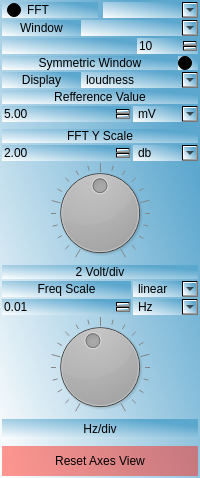
        <widget class="QFrame" name="fft_panel_frame">
         <property name="enabled">
          <bool>true</bool>
         </property>
         <property name="sizePolicy">
          <sizepolicy hsizetype="Preferred" vsizetype="Preferred">
           <horstretch>0</horstretch>
           <verstretch>0</verstretch>
          </sizepolicy>
         </property>
         <property name="minimumSize">
          <size>
           <width>0</width>
           <height>0</height>
          </size>
         </property>
         <property name="visible">
          <bool>true</bool>
         </property>
         <property name="styleSheet">
          <string notr="true">background-color:qlineargradient(spread:pad, x1:0.969955, y1:0.159, x2:0, y2:1, stop:0.0945274 rgba(92, 167, 206, 255), stop:1 rgba(255, 255, 255, 255));border:0px;</string>
         </property>
         <property name="frameShape">
          <enum>QFrame::Panel</enum>
         </property>
         <property name="frameShadow">
          <enum>QFrame::Raised</enum>
         </property>
         <property name="lineWidth">
          <number>1</number>
         </property>
         <property name="midLineWidth">
          <number>1</number>
         </property>
         <layout class="QVBoxLayout" name="verticalLayout_4" stretch="0">
          <property name="spacing">
           <number>0</number>
          </property>
          <property name="sizeConstraint">
           <enum>QLayout::SetMinimumSize</enum>
          </property>
          <property name="leftMargin">
           <number>0</number>
          </property>
          <property name="topMargin">
           <number>1</number>
          </property>
          <property name="rightMargin">
           <number>1</number>
          </property>
          <property name="bottomMargin">
           <number>1</number>
          </property>
          <item>
           <layout class="QHBoxLayout" name="horizontalLayout_15">
            <property name="spacing">
             <number>2</number>
            </property>
            <item>
             <layout class="QVBoxLayout" name="verticalLayout_3">
              <property name="spacing">
               <number>2</number>
              </property>
              <property name="leftMargin">
               <number>2</number>
              </property>
              <property name="topMargin">
               <number>1</number>
              </property>
              <property name="rightMargin">
               <number>1</number>
              </property>
              <property name="bottomMargin">
               <number>1</number>
              </property>
              <item>
               <layout class="QHBoxLayout" name="horizontalLayout">
                <property name="spacing">
                 <number>5</number>
                </property>
                <item>
                 <widget class="QRadioButton" name="fft_ch_enable">
                  <property name="sizePolicy">
                   <sizepolicy hsizetype="Preferred" vsizetype="Fixed">
                    <horstretch>0</horstretch>
                    <verstretch>0</verstretch>
                   </sizepolicy>
                  </property>
                  <property name="minimumSize">
                   <size>
                    <width>44</width>
                    <height>10</height>
                   </size>
                  </property>
                  <property name="maximumSize">
                   <size>
                    <width>16777215</width>
                    <height>17</height>
                   </size>
                  </property>
                  <property name="styleSheet">
                   <string notr="true">padding-left:5px</string>
                  </property>
                  <property name="text">
                   <string>FFT</string>
                  </property>
                  <property name="autoExclusive">
                   <bool>false</bool>
                  </property>
                 </widget>
                </item>
                <item>
                 <widget class="QComboBox" name="fft_ch_select">
                  <property name="minimumSize">
                   <size>
                    <width>0</width>
                    <height>10</height>
                   </size>
                  </property>
                 </widget>
                </item>
               </layout>
              </item>
              <item>
               <layout class="QHBoxLayout" name="horizontalLayout_08">
                <property name="spacing">
                 <number>0</number>
                </property>
                <item>
                 <widget class="QLabel" name="label_2">
                  <property name="sizePolicy">
                   <sizepolicy hsizetype="Minimum" vsizetype="Preferred">
                    <horstretch>0</horstretch>
                    <verstretch>0</verstretch>
                   </sizepolicy>
                  </property>
                  <property name="minimumSize">
                   <size>
                    <width>49</width>
                    <height>0</height>
                   </size>
                  </property>
                  <property name="text">
                   <string>Window</string>
                  </property>
                  <property name="alignment">
                   <set>Qt::AlignCenter</set>
                  </property>
                 </widget>
                </item>
                <item>
                 <widget class="QComboBox" name="window_type_combo">
                  <property name="sizePolicy">
                   <sizepolicy hsizetype="Maximum" vsizetype="Fixed">
                    <horstretch>0</horstretch>
                    <verstretch>0</verstretch>
                   </sizepolicy>
                  </property>
                  <property name="minimumSize">
                   <size>
                    <width>117</width>
                    <height>0</height>
                   </size>
                  </property>
                  <property name="currentIndex">
                   <number>-1</number>
                  </property>
                 </widget>
                </item>
               </layout>
              </item>
              <item>
               <layout class="QHBoxLayout" name="window_params_layout">
                <property name="spacing">
                 <number>0</number>
                </property>
                <item>
                 <widget class="QLabel" name="window_params_label">
                  <property name="sizePolicy">
                   <sizepolicy hsizetype="Minimum" vsizetype="Preferred">
                    <horstretch>0</horstretch>
                    <verstretch>0</verstretch>
                   </sizepolicy>
                  </property>
                  <property name="minimumSize">
                   <size>
                    <width>0</width>
                    <height>0</height>
                   </size>
                  </property>
                  <property name="visible">
                   <bool>true</bool>
                  </property>
                  <property name="text">
                   <string/>
                  </property>
                  <property name="alignment">
                   <set>Qt::AlignCenter</set>
                  </property>
                 </widget>
                </item>
                <item>
                 <widget class="window_param_spin" name="window_params_spin">
                  <property name="sizePolicy">
                   <sizepolicy hsizetype="Maximum" vsizetype="Fixed">
                    <horstretch>0</horstretch>
                    <verstretch>0</verstretch>
                   </sizepolicy>
                  </property>
                  <property name="minimumSize">
                   <size>
                    <width>0</width>
                    <height>0</height>
                   </size>
                  </property>
                  <property name="visible">
                   <bool>true</bool>
                  </property>
                  <property name="maximum">
                   <number>1000000</number>
                  </property>
                  <property name="value">
                   <number>10</number>
                  </property>
                 </widget>
                </item>
               </layout>
              </item>
              <item>
               <layout class="QHBoxLayout" name="horizontalLayout_008">
                <property name="spacing">
                 <number>0</number>
                </property>
                <item>
                 <widget class="QLabel" name="Window_symetric_lab">
                  <property name="sizePolicy">
                   <sizepolicy hsizetype="Minimum" vsizetype="Preferred">
                    <horstretch>0</horstretch>
                    <verstretch>0</verstretch>
                   </sizepolicy>
                  </property>
                  <property name="minimumSize">
                   <size>
                    <width>95</width>
                    <height>0</height>
                   </size>
                  </property>
                  <property name="visible">
                   <bool>true</bool>
                  </property>
                  <property name="text">
                   <string>Symmetric Window</string>
                  </property>
                  <property name="alignment">
                   <set>Qt::AlignCenter</set>
                  </property>
                 </widget>
                </item>
                <item>
                 <widget class="QRadioButton" name="Window_symetric_Radio">
                  <property name="sizePolicy">
                   <sizepolicy hsizetype="Maximum" vsizetype="Fixed">
                    <horstretch>0</horstretch>
                    <verstretch>0</verstretch>
                   </sizepolicy>
                  </property>
                  <property name="minimumSize">
                   <size>
                    <width>0</width>
                    <height>0</height>
                   </size>
                  </property>
                  <property name="visible">
                   <bool>true</bool>
                  </property>
                  <property name="maximum" stdset="0">
                   <number>1000000</number>
                  </property>
                  <property name="value" stdset="0">
                   <number>50</number>
                  </property>
                  <property name="currentIndex" stdset="0">
                   <number>-1</number>
                  </property>
                 </widget>
                </item>
               </layout>
              </item>
              <item>
               <layout class="QHBoxLayout" name="horizontalLayout_09">
                <property name="spacing">
                 <number>0</number>
                </property>
                <item>
                 <widget class="QLabel" name="label_3">
                  <property name="sizePolicy">
                   <sizepolicy hsizetype="Minimum" vsizetype="Preferred">
                    <horstretch>0</horstretch>
                    <verstretch>0</verstretch>
                   </sizepolicy>
                  </property>
                  <property name="minimumSize">
                   <size>
                    <width>0</width>
                    <height>0</height>
                   </size>
                  </property>
                  <property name="text">
                   <string>Display</string>
                  </property>
                  <property name="alignment">
                   <set>Qt::AlignCenter</set>
                  </property>
                 </widget>
                </item>
                <item>
                 <widget class="QComboBox" name="display_type_combo">
                  <property name="sizePolicy">
                   <sizepolicy hsizetype="Maximum" vsizetype="Fixed">
                    <horstretch>0</horstretch>
                    <verstretch>0</verstretch>
                   </sizepolicy>
                  </property>
                  <property name="minimumSize">
                   <size>
                    <width>117</width>
                    <height>0</height>
                   </size>
                  </property>
                  <property name="currentIndex">
                   <number>1</number>
                  </property>
                  <item>
                   <property name="text">
                    <string>Amplitude</string>
                   </property>
                  </item>
                  <item>
                   <property name="text">
                    <string>loudness</string>
                   </property>
                  </item>
                 </widget>
                </item>
               </layout>
              </item>
              <item>
               <layout class="QVBoxLayout" name="verticalLayout_11">
                <property name="spacing">
                 <number>2</number>
                </property>
                <item>
                 <widget class="QLabel" name="label">
                  <property name="text">
                   <string>Refference Value</string>
                  </property>
                  <property name="alignment">
                   <set>Qt::AlignCenter</set>
                  </property>
                 </widget>
                </item>
                <item>
                 <layout class="QHBoxLayout" name="horizontalLayout_6">
                  <item>
                   <widget class="fft_refference_select_spin" name="fft_refference_select_spin">
                    <property name="minimumSize">
                     <size>
                      <width>87</width>
                      <height>0</height>
                     </size>
                    </property>
                    <property name="maximumSize">
                     <size>
                      <width>16777212</width>
                      <height>16777215</height>
                     </size>
                    </property>
                    <property name="tabletTracking">
                     <bool>false</bool>
                    </property>
                    <property name="keyboardTracking">
                     <bool>false</bool>
                    </property>
                    <property name="maximum">
                     <double>1000.000000000000000</double>
                    </property>
                    <property name="singleStep">
                     <double>0.100000000000000</double>
                    </property>
                    <property name="value">
                     <double>5.000000000000000</double>
                    </property>
                   </widget>
                  </item>
                  <item>
                   <widget class="QComboBox" name="fft_refference_select_unit">
                    <property name="sizePolicy">
                     <sizepolicy hsizetype="Minimum" vsizetype="Fixed">
                      <horstretch>0</horstretch>
                      <verstretch>0</verstretch>
                     </sizepolicy>
                    </property>
                    <property name="minimumSize">
                     <size>
                      <width>55</width>
                      <height>0</height>
                     </size>
                    </property>
                    <property name="maximumSize">
                     <size>
                      <width>65</width>
                      <height>16777215</height>
                     </size>
                    </property>
                    <property name="currentIndex">
                     <number>0</number>
                    </property>
                    <item>
                     <property name="text">
                      <string>mV</string>
                     </property>
                    </item>
                    <item>
                     <property name="text">
                      <string>V</string>
                     </property>
                    </item>
                   </widget>
                  </item>
                 </layout>
                </item>
                <item>
                 <spacer name="verticalSpacer01">
                  <property name="orientation">
                   <enum>Qt::Vertical</enum>
                  </property>
                  <property name="sizeType">
                   <enum>QSizePolicy::Minimum</enum>
                  </property>
                  <property name="sizeHint" stdset="0">
                   <size>
                    <width>20</width>
                    <height>5</height>
                   </size>
                  </property>
                 </spacer>
                </item>
                <item>
                 <widget class="QLabel" name="label_4">
                  <property name="text">
                   <string>FFT Y Scale</string>
                  </property>
                  <property name="alignment">
                   <set>Qt::AlignCenter</set>
                  </property>
                 </widget>
                </item>
                <item>
                 <layout class="QHBoxLayout" name="horizontalLayout_6">
                  <item>
                   <widget class="fft_ydiv_spin" name="fft_ydiv_spin">
                    <property name="minimumSize">
                     <size>
                      <width>87</width>
                      <height>0</height>
                     </size>
                    </property>
                    <property name="maximumSize">
                     <size>
                      <width>16777212</width>
                      <height>16777215</height>
                     </size>
                    </property>
                    <property name="tabletTracking">
                     <bool>false</bool>
                    </property>
                    <property name="keyboardTracking">
                     <bool>false</bool>
                    </property>
                    <property name="maximum">
                     <double>1000.000000000000000</double>
                    </property>
                    <property name="singleStep">
                     <double>0.100000000000000</double>
                    </property>
                    <property name="value">
                     <double>2.000000000000000</double>
                    </property>
                   </widget>
                  </item>
                  <item>
                   <widget class="QComboBox" name="fft_ydiv_unit">
                    <property name="sizePolicy">
                     <sizepolicy hsizetype="Minimum" vsizetype="Fixed">
                      <horstretch>0</horstretch>
                      <verstretch>0</verstretch>
                     </sizepolicy>
                    </property>
                    <property name="minimumSize">
                     <size>
                      <width>55</width>
                      <height>0</height>
                     </size>
                    </property>
                    <property name="maximumSize">
                     <size>
                      <width>65</width>
                      <height>16777215</height>
                     </size>
                    </property>
                    <property name="currentIndex">
                     <number>0</number>
                    </property>
                    <item>
                     <property name="text">
                      <string>db</string>
                     </property>
                    </item>
                   </widget>
                  </item>
                 </layout>
                </item>
                <item>
                 <widget class="QDial" name="fft_y_dial">
                  <property name="sizePolicy">
                   <sizepolicy hsizetype="Minimum" vsizetype="Fixed">
                    <horstretch>0</horstretch>
                    <verstretch>0</verstretch>
                   </sizepolicy>
                  </property>
                  <property name="minimumSize">
                   <size>
                    <width>0</width>
                    <height>0</height>
                   </size>
                  </property>
                  <property name="cursor">
                   <cursorShape>PointingHandCursor</cursorShape>
                  </property>
                  <property name="minimum">
                   <number>0</number>
                  </property>
                  <property name="maximum">
                   <number>20</number>
                  </property>
                  <property name="singleStep">
                   <number>1</number>
                  </property>
                  <property name="pageStep">
                   <number>5</number>
                  </property>
                  <property name="value">
                   <number>10</number>
                  </property>
                  <property name="sliderPosition">
                   <number>10</number>
                  </property>
                  <property name="orientation">
                   <enum>Qt::Horizontal</enum>
                  </property>
                  <property name="notchTarget">
                   <double>3.700000000000000</double>
                  </property>
                  <property name="notchesVisible">
                   <bool>true</bool>
                  </property>
                 </widget>
                </item>
                <item>
                 <widget class="QLabel" name="fft_ydisp">
                  <property name="text">
                   <string>2 Volt/div</string>
                  </property>
                  <property name="alignment">
                   <set>Qt::AlignCenter</set>
                  </property>
                 </widget>
                </item>
               </layout>
              </item>
              <item>
               <layout class="QVBoxLayout" name="verticalLayout_2">
                <property name="spacing">
                 <number>2</number>
                </property>
                <item>
                 <layout class="QHBoxLayout" name="horizontalLayout_70">
                  <item>
                   <widget class="QLabel" name="label_70">
                    <property name="minimumSize">
                     <size>
                      <width>87</width>
                      <height>0</height>
                     </size>
                    </property>
                    <property name="text">
                     <string>Freq Scale</string>
                    </property>
                    <property name="alignment">
                     <set>Qt::AlignCenter</set>
                    </property>
                    <property name="keyboardTracking" stdset="0">
                     <bool>false</bool>
                    </property>
                    <property name="minimum" stdset="0">
                     <double>1.000000000000000</double>
                    </property>
                    <property name="maximum" stdset="0">
                     <double>800.000000000000000</double>
                    </property>
                   </widget>
                  </item>
                  <item>
                   <widget class="QComboBox" name="frequency_scale">
                    <property name="sizePolicy">
                     <sizepolicy hsizetype="Minimum" vsizetype="Fixed">
                      <horstretch>0</horstretch>
                      <verstretch>0</verstretch>
                     </sizepolicy>
                    </property>
                    <property name="minimumSize">
                     <size>
                      <width>55</width>
                      <height>0</height>
                     </size>
                    </property>
                    <property name="maximumSize">
                     <size>
                      <width>65</width>
                      <height>16777215</height>
                     </size>
                    </property>
                    <item>
                     <property name="text">
                      <string>linear</string>
                     </property>
                    </item>
                    <item>
                     <property name="text">
                      <string>log</string>
                     </property>
                    </item>
                   </widget>
                  </item>
                 </layout>
                </item>
                <item>
                 <layout class="QHBoxLayout" name="horizontalLayout_7">
                  <item>
                   <widget class="freq_div_spin" name="freq_div_spin">
                    <property name="minimumSize">
                     <size>
                      <width>87</width>
                      <height>0</height>
                     </size>
                    </property>
                    <property name="keyboardTracking">
                     <bool>false</bool>
                    </property>
                    <property name="minimum">
                     <double>0.010000000000000</double>
                    </property>
                    <property name="maximum">
                     <double>10000.000000000000000</double>
                    </property>
                    <property name="singleStep">
                     <double>0.100000000000000</double>
                    </property>
                   </widget>
                  </item>
                  <item>
                   <widget class="QComboBox" name="freq_div_unit">
                    <property name="sizePolicy">
                     <sizepolicy hsizetype="Minimum" vsizetype="Fixed">
                      <horstretch>0</horstretch>
                      <verstretch>0</verstretch>
                     </sizepolicy>
                    </property>
                    <property name="minimumSize">
                     <size>
                      <width>55</width>
                      <height>0</height>
                     </size>
                    </property>
                    <property name="maximumSize">
                     <size>
                      <width>65</width>
                      <height>16777215</height>
                     </size>
                    </property>
                    <item>
                     <property name="text">
                      <string>Hz</string>
                     </property>
                    </item>
                    <item>
                     <property name="text">
                      <string>kHz</string>
                     </property>
                    </item>
                    <item>
                     <property name="text">
                      <string>MHz</string>
                     </property>
                    </item>
                   </widget>
                  </item>
                 </layout>
                </item>
                <item>
                 <widget class="QDial" name="freq_dial">
                  <property name="sizePolicy">
                   <sizepolicy hsizetype="Minimum" vsizetype="Minimum">
                    <horstretch>0</horstretch>
                    <verstretch>0</verstretch>
                   </sizepolicy>
                  </property>
                  <property name="minimumSize">
                   <size>
                    <width>20</width>
                    <height>0</height>
                   </size>
                  </property>
                  <property name="cursor">
                   <cursorShape>PointingHandCursor</cursorShape>
                  </property>
                  <property name="minimum">
                   <number>0</number>
                  </property>
                  <property name="maximum">
                   <number>20</number>
                  </property>
                  <property name="pageStep">
                   <number>5</number>
                  </property>
                  <property name="value">
                   <number>9</number>
                  </property>
                  <property name="notchesVisible">
                   <bool>true</bool>
                  </property>
                 </widget>
                </item>
                <item>
                 <widget class="QLabel" name="fft_freqdisp">
                  <property name="sizePolicy">
                   <sizepolicy hsizetype="Minimum" vsizetype="Fixed">
                    <horstretch>0</horstretch>
                    <verstretch>0</verstretch>
                   </sizepolicy>
                  </property>
                  <property name="minimumSize">
                   <size>
                    <width>0</width>
                    <height>20</height>
                   </size>
                  </property>
                  <property name="text">
                   <string>Hz/div</string>
                  </property>
                  <property name="alignment">
                   <set>Qt::AlignCenter</set>
                  </property>
                 </widget>
                </item>
                <item>
                 <layout class="QVBoxLayout" name="vertical_layout01">
                  <property name="spacing">
                   <number>0</number>
                  </property>
                 </layout>
                </item>
                <item>
                 <spacer name="verticalSpacer_4">
                  <property name="orientation">
                   <enum>Qt::Vertical</enum>
                  </property>
                  <property name="sizeType">
                   <enum>QSizePolicy::Fixed</enum>
                  </property>
                  <property name="sizeHint" stdset="0">
                   <size>
                    <width>20</width>
                    <height>5</height>
                   </size>
                  </property>
                 </spacer>
                </item>
                <item>
                 <widget class="QPushButton" name="reset_axes">
                  <property name="minimumSize">
                   <size>
                    <width>0</width>
                    <height>30</height>
                   </size>
                  </property>
                  <property name="styleSheet">
                   <string notr="true">background-color:rgba(255, 35, 20, 120)</string>
                  </property>
                  <property name="text">
                   <string>Reset Axes View</string>
                  </property>
                 </widget>
                </item>
                <item>
                 <spacer name="verticalSpacer_last_2">
                  <property name="orientation">
                   <enum>Qt::Vertical</enum>
                  </property>
                  <property name="sizeType">
                   <enum>QSizePolicy::MinimumExpanding</enum>
                  </property>
                  <property name="sizeHint" stdset="0">
                   <size>
                    <width>20</width>
                    <height>0</height>
                   </size>
                  </property>
                 </spacer>
                </item>
               </layout>
              </item>
             </layout>
            </item>
           </layout>
          </item>
         </layout>
        </widget>
